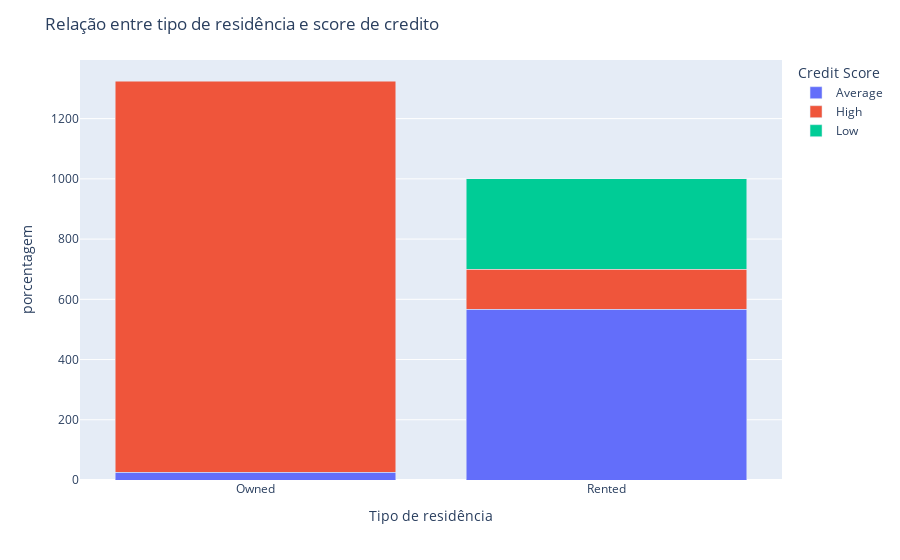

The notebook cell saved with this chart:
### Code cell
df_agrupar = df.groupby(["Home Ownership", "Credit Score"]).size().reset_index(name="count")
total_agrupar = df_agrupar.groupby("Home Ownership")["count"].transform("sum")
df_agrupar["percent"] = (df_agrupar["count"] / total_agrupa) * 100

fig = px.bar(df_agrupar, x="Home Ownership", y="percent", color="Credit Score", barmode="stack",
             labels={"Home Ownership": "Tipo de residência", "percent": "porcentagem", "Credit Score": "Credit Score"})
fig.update_layout(title="Relação entre tipo de residência e score de credito",
                  yaxis_title="porcentagem",
                  legend_title="Credit Score")
fig.show()

### Figure 1 — Plotly figure (JSON) as saved in the notebook; plotly's stock layout.template omitted (floating-point values rounded to 4 significant figures)
{"data": [{"alignmentgroup": "True", "hovertemplate": "Credit Score=Average<br>Tipo de residência=%{x}<br>porcentagem=%{y}<extra></extra>", "legendgroup": "Average", "marker": {"color": "#636efa", "pattern": {"shape": ""}}, "name": "Average", "offsetgroup": "Average", "orientation": "v", "showlegend": true, "textposition": "auto", "type": "bar", "x": ["Owned", "Rented"], "xaxis": "x", "y": [25, 566.7], "yaxis": "y"}, {"alignmentgroup": "True", "hovertemplate": "Credit Score=High<br>Tipo de residência=%{x}<br>porcentagem=%{y}<extra></extra>", "legendgroup": "High", "marker": {"color": "#EF553B", "pattern": {"shape": ""}}, "name": "High", "offsetgroup": "High", "orientation": "v", "showlegend": true, "textposition": "auto", "type": "bar", "x": ["Owned", "Rented"], "xaxis": "x", "y": [1300, 133.3], "yaxis": "y"}, {"alignmentgroup": "True", "hovertemplate": "Credit Score=Low<br>Tipo de residência=%{x}<br>porcentagem=%{y}<extra></extra>", "legendgroup": "Low", "marker": {"color": "#00cc96", "pattern": {"shape": ""}}, "name": "Low", "offsetgroup": "Low", "orientation": "v", "showlegend": true, "textposition": "auto", "type": "bar", "x": ["Rented"], "xaxis": "x", "y": [300], "yaxis": "y"}], "layout": {"autosize": true, "barmode": "stack", "legend": {"title": {"text": "Credit Score"}, "tracegroupgap": 0}, "margin": {"t": 60}, "title": {"text": "Relação entre tipo de residência e score de credito"}, "xaxis": {"anchor": "y", "autorange": true, "domain": [0, 1], "range": [-0.5, 1.5], "showspikes": false, "title": {"text": "Tipo de residência"}, "type": "category"}, "yaxis": {"anchor": "x", "autorange": true, "domain": [0, 1], "range": [0, 1395.0], "showspikes": false, "title": {"text": "porcentagem"}, "type": "linear"}}}
